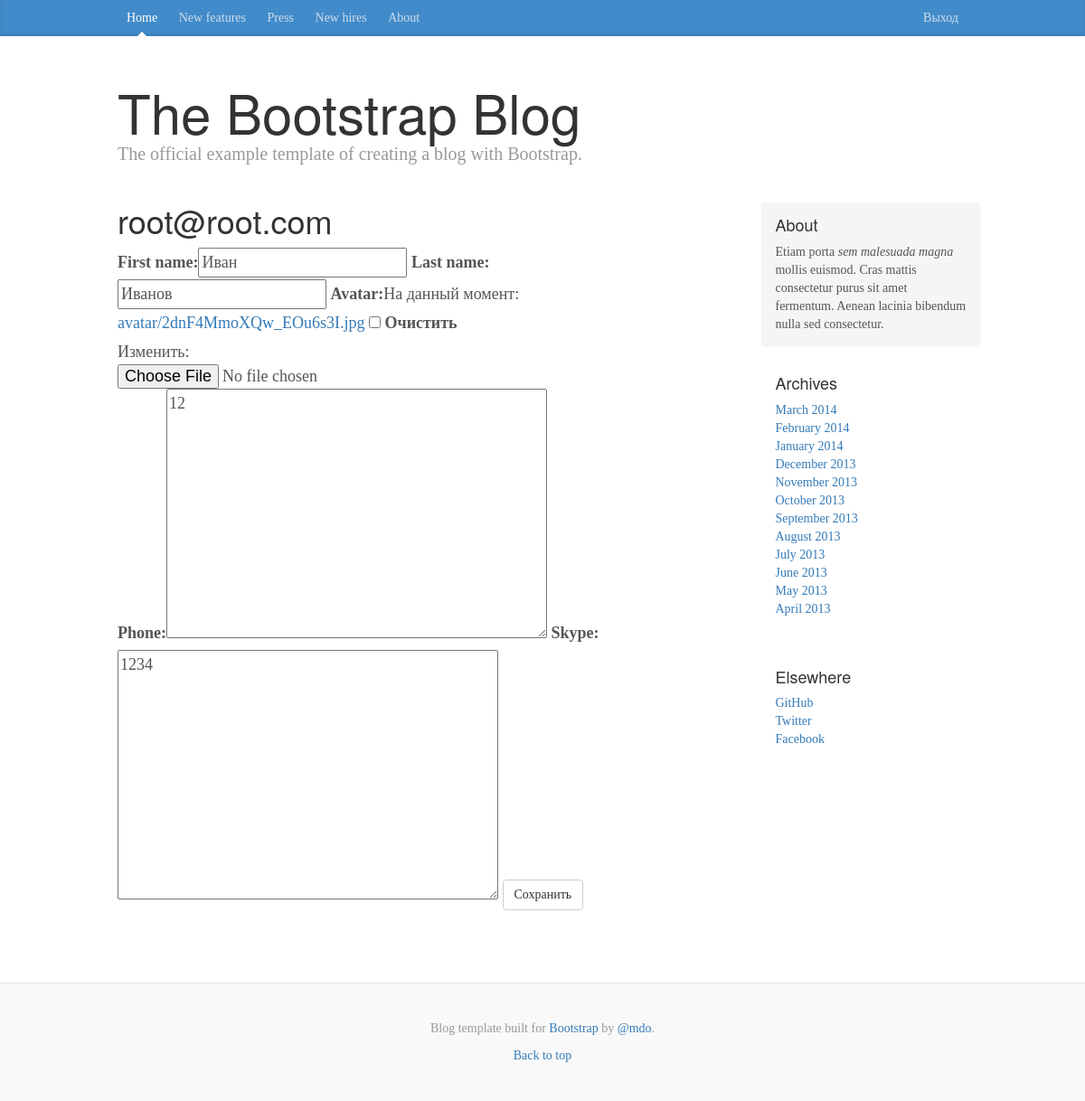
Before: /account/edit/ (signed in) with the older database file.
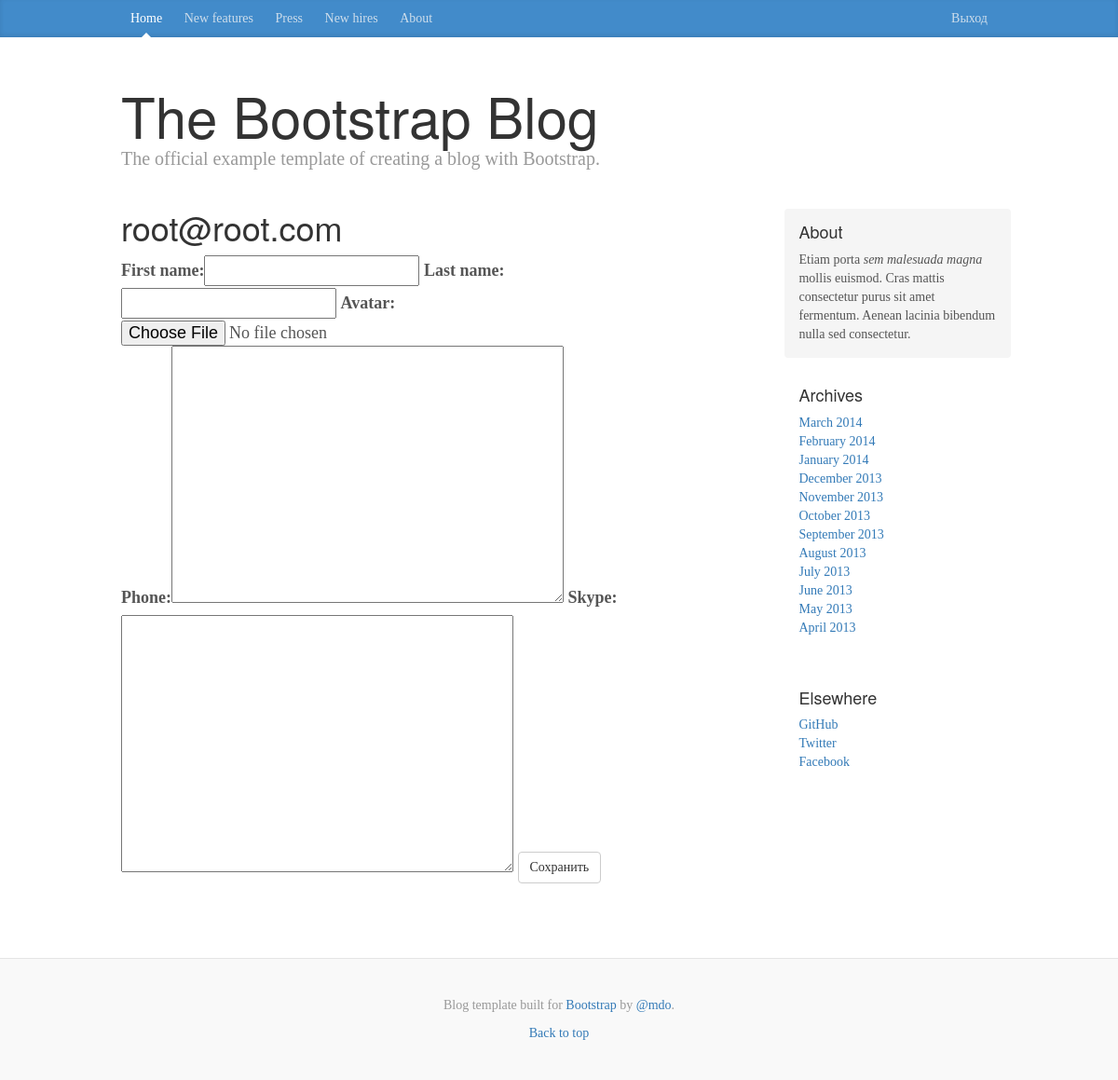
After: the same page with the newer database file.
### website/models.py (models this page shows, shortened)
class CustomUser(AbstractBaseUser, PermissionsMixin):
    email = models.EmailField(_('email address'), max_length=1000, unique=True)
    first_name = models.CharField(_('first name'), max_length=30, blank=True)
    last_name = models.CharField(_('last name'), max_length=30, blank=True)
    is_staff = models.BooleanField(_('staff status'), default=False,
        help_text=_('Designates whether the user can log into this admin '
                    'site.'))
    is_active = models.BooleanField(_('active'), default=True,
        help_text=_('Designates whether this user should be treated as '
                    'active. Unselect this instead of deleting accounts.'))
    date_joined = models.DateTimeField(_('date joined'), default=timezone.now)
    avatar = models.ImageField(_('Avatar'),upload_to="avatar",null=True,blank=True)
    phone = models.TextField(_('Phone'),null=True,blank=True)
    skype = models.TextField(_('Skype'),null=True,blank=True)
    objects = CustomUserManager()
    USERNAME_FIELD = 'email'
    REQUIRED_FIELDS = []
    class Meta:
        verbose_name = _('user')
        verbose_name_plural = _('users')

### website/views/views_account.py (the view)
# urls.py: url(r'^account/edit/$', views.account_edit, name='account_edit'),
@login_required(login_url='/')
def account_edit(request):
    form = UserForm(instance=request.user)
    if request.method == 'POST':
        form = UserForm(request.POST, instance=request.user)
        if form.is_valid():
            form.save()
    return render(request, "website/account_edit.html",{
    'user': request.user,
    'form': form
    })

### website/forms/form_auth.py
class UserForm(forms.ModelForm):
    class Meta:
        model = User
        fields = ['first_name','last_name','avatar','phone','skype']

### website/templates/website/account_edit.html (shortened to what this page needs)
{% extends 'website/common/layout.html' %}
{% load bootstrap %}
{% block post_content %}
<h1>{{user.email}}</h1>
<form action="" method="POST">
  {{ form|bootstrap }}
  <button type="submit" class="btn btn-default">Сохранить</button>
</form>
{% endblock %}

Changed rows visible on the page:
changed CustomUser "root@root.com": first_name "Иван" → (not shown); last_name "Иванов" → (not shown); phone "12" → (not shown); skype "1234" → (not shown)
Other visible differences:
form field form: "☐" → (not shown)
text no longer shown: "First name: Last name: Avatar: На данный момент: avatar/2dnF4MmoXQw_EOu6s3I.jpg Очистить Изменить: Phone: Skype:"
text now shown: "First name: Last name: Avatar: Phone: Skype:"
